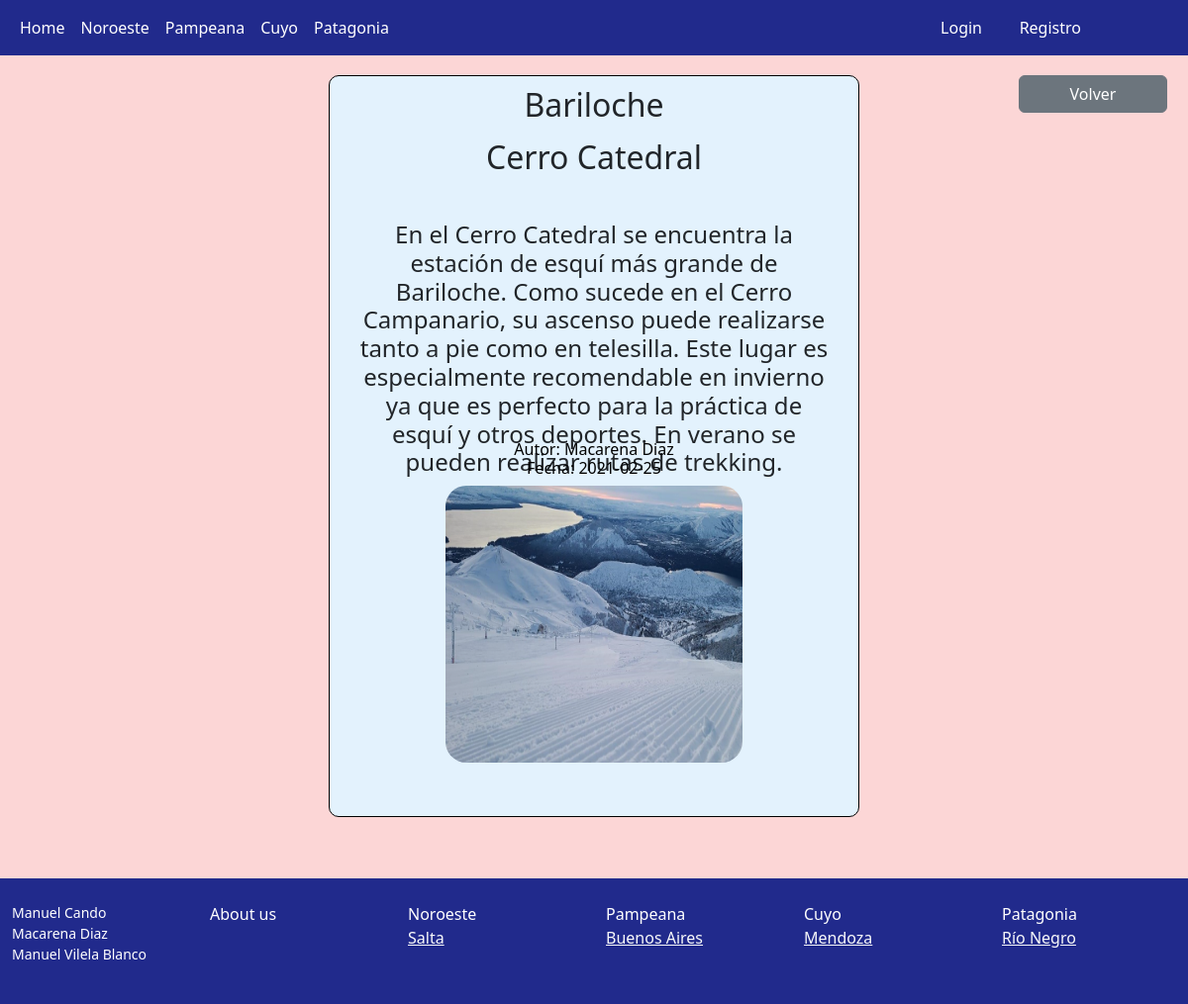
Screenshot of /pages/patagonia/rionegro/leerblogRioNegro/7 with the database file from the repository.
### Modelos/models.py (models this page shows)
class BlogsRioNegro(models.Model):
    titulo = models.CharField(max_length=60)
    subtitulo = models.CharField(max_length=100)
    cuerpo = models.CharField(max_length=1000)
    autor = models.CharField(max_length=40)
    fecha = models.CharField(max_length=40)
    image = models.ImageField(upload_to='blogrionegro', null = True, blank = True)

### Modelos/views.py (the view)
# urls.py: path("patagonia/rionegro/leerblogRioNegro/<blogrionegro_id>", leerblogRioNegro),
def leerblogRioNegro(request, blogrionegro_id):
    blog = BlogsRioNegro.objects.get(id = blogrionegro_id)
    img = blog.image
    return render(request, "Patagonia/crud_rionegro/leerblogRioNegro.html", {"blog": blog, "img": img})

### Modelos/template/Patagonia/crud_rionegro/leerblogRioNegro.html (shortened to what this page needs)
{% extends "index.html" %}
{% load static %}
{% block contenido %}
<div class="flex-md-equal w-100 my-md-3 ps-md-3">
    <div class="me-md-3 pt-3 px-3 pt-md-1 px-md-5 text-center overflow-hidden" style="border-radius: 10px; position: relative; height: 800px">
        <a class="btn btn-secondary" style="width: 150px; position: absolute; right: 5px" href="/pages/patagonia/rionegro/">Volver</a>
        <div style="background-color: #e3f2fd; margin: 0px auto;border: 1px solid black; border-radius: 10px; height: 750px; width:50%">
            <table style="padding: 10px; position: relative; width:30%">
                <h2 style="padding: 10px; height: 50px">{{blog.titulo}}</h2>
                <h2 style="padding: 5px; height: 50px">{{blog.subtitulo}}</h2>
                <h4 style="padding: 30px; height: 220px">{{blog.cuerpo}}</h4><br>
                <h6 style="color: black">Autor: {{blog.autor}}<br>Fecha: {{blog.fecha}}</h6>
                <img src="/media/{{img}}" style="width: 300px; height: 280px; border-radius: 21px">
            </table>
        </div>
    </div>
</div>
{% endblock %}

### rows the page displays
BlogsRioNegro: titulo "Bariloche", subtitulo "Cerro Catedral", cuerpo "En el Cerro Catedral se encuentra la estación de esquí más grande de Bariloche. Como sucede en el Cerro Campanario, su ascenso puede realizarse tanto a pie como en telesilla. Este lugar es especialmente recomendable en invierno ya que es perfecto para la práctica de esquí y otros deportes. En verano se pueden realizar rutas de trekking.", autor "Macarena Diaz", fecha "2021-02-25", image (picture)
